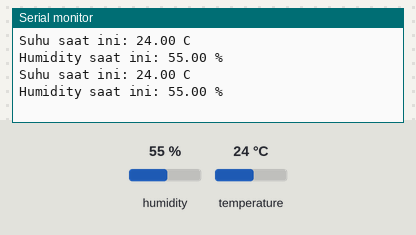
Simulated run of this program. Board: Arduino Uno, built with avr-gcc and run on an emulated ATmega328P. On the bench: the last lines printed to the serial monitor. The test bench sets the inputs (shaded band); at power-on: humidity 55 %, temperature 24 °C.

Above: at 5.8 s.
5.9 s: humidity set to 22 %
At 11.5 s:
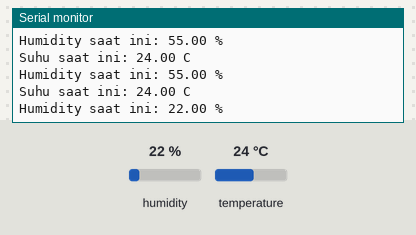
11.9 s: temperature set to 12 °C
At 16.1 s:
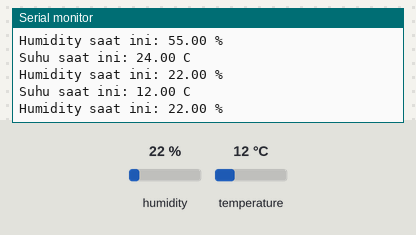
17.9 s: humidity set to 40 %
At 20.8 s:
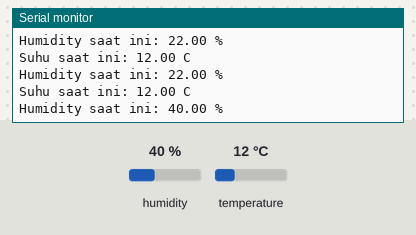
Timing chart, 0 to 22.3 s (numbered marks = the images above; inputs shaded):
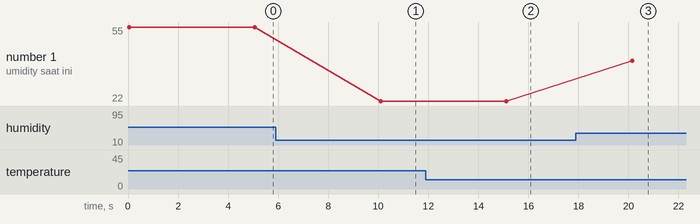

Measured:
- after the input at 5.9 s, the serial monitor: prints a new line after 4.2 s (image 1)
- after the input at 11.9 s, the serial monitor: prints a new line after 3.2 s (image 2)
- after the input at 17.9 s, the serial monitor: prints a new line after 2.2 s (image 3)
- plotted number 1: 55 → 22 after the input at 5.9 s, 22 → 40 after the input at 17.9 s

The program:

main.cpp
```cpp
#include <Arduino.h>
#include <Wire.h>
#include <SPI.h>
#include <DHT.h>

#define DHT_PIN 5
#define DHT_TYPE DHT11

DHT dht(DHT_PIN,DHT_TYPE);
float temp, humid;
String printData;
String tempSentence = "Suhu saat ini: ";
String humidSentence = "Humidity saat ini: ";

void updateData();

void setup() {
  // put your setup code here, to run once:
  Serial.begin(9600);
  dht.begin();
}

void loop() {
  // put your main code here, to run repeatedly:
  updateData();
  printData = tempSentence + String(temp) + " C";
  Serial.println(printData);
  printData = humidSentence + String(humid) + " %";
  Serial.println(printData);
  delay(5000);
}

void updateData() {
  temp = dht.readTemperature();
  humid = dht.readHumidity();
}
```
